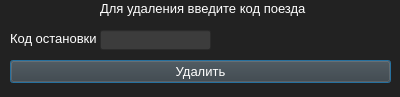
<?xml version="1.0" encoding="UTF-8"?>
<ui version="4.0">
 <class>stationdelete</class>
 <widget class="QDialog" name="stationdelete">
  <property name="geometry">
   <rect>
    <x>0</x>
    <y>0</y>
    <width>400</width>
    <height>97</height>
   </rect>
  </property>
  <property name="windowTitle">
   <string>Удаление</string>
  </property>
  <property name="styleSheet">
   <string notr="true">background-color: rgb(34, 34, 34);</string>
  </property>
  <widget class="QLabel" name="label_2">
   <property name="geometry">
    <rect>
     <x>10</x>
     <y>30</y>
     <width>91</width>
     <height>16</height>
    </rect>
   </property>
   <property name="font">
    <font>
     <pointsize>10</pointsize>
    </font>
   </property>
   <property name="styleSheet">
    <string notr="true">color: rgb(255, 255, 255);</string>
   </property>
   <property name="text">
    <string>Код остановки</string>
   </property>
  </widget>
  <widget class="QLabel" name="label">
   <property name="geometry">
    <rect>
     <x>100</x>
     <y>0</y>
     <width>231</width>
     <height>16</height>
    </rect>
   </property>
   <property name="font">
    <font>
     <pointsize>10</pointsize>
    </font>
   </property>
   <property name="styleSheet">
    <string notr="true">color: rgb(255, 255, 255);</string>
   </property>
   <property name="text">
    <string>Для удаления введите код поезда</string>
   </property>
  </widget>
  <widget class="QLineEdit" name="lineEdit">
   <property name="geometry">
    <rect>
     <x>100</x>
     <y>30</y>
     <width>111</width>
     <height>20</height>
    </rect>
   </property>
   <property name="font">
    <font>
     <pointsize>10</pointsize>
    </font>
   </property>
   <property name="styleSheet">
    <string notr="true">background-color: rgb(60, 60,60);
color: rgb(255, 255, 255);</string>
   </property>
  </widget>
  <widget class="QPushButton" name="pushButton">
   <property name="geometry">
    <rect>
     <x>10</x>
     <y>60</y>
     <width>381</width>
     <height>23</height>
    </rect>
   </property>
   <property name="font">
    <font>
     <pointsize>10</pointsize>
    </font>
   </property>
   <property name="styleSheet">
    <string notr="true">background-color: rgb(60, 60,60);
color: rgb(255, 255, 255);</string>
   </property>
   <property name="text">
    <string>Удалить</string>
   </property>
  </widget>
 </widget>
 <resources/>
 <connections/>
</ui>
